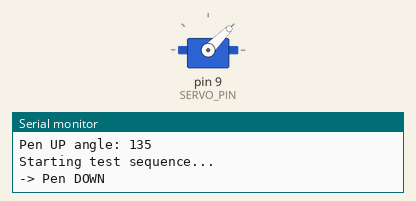
Simulated run of this sketch. Board: Arduino Uno, built with avr-gcc and run on an emulated ATmega328P. On the bench: servo, the last lines printed to the serial monitor.

Above: at 1.1 s.
At 3.3 s:
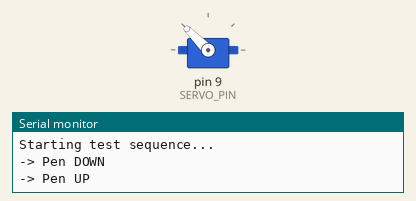
At 5.55 s:
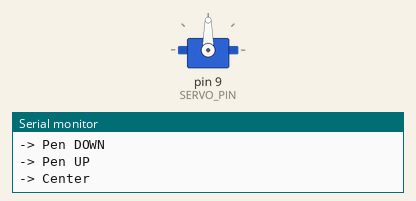
Timing chart, 0 to 6.9 s (numbered marks = the images above):
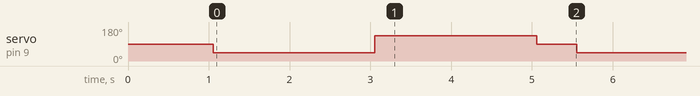

The sketch:

servo-test.ino
```cpp
/*
  SERVO MOTOR TEST SKETCH

  Tests MG90S servo motor for pen lift mechanism
  Moves servo through full range (up/down for pen control)

  Pin Configuration:
  - Servo signal: Arduino pin 9 (PWM-capable)
  - Servo power: 5V from Arduino
  - Servo ground: Arduino GND

  Wiring:
  - Servo Red (power) → Arduino 5V pin
  - Servo Black (ground) → Arduino GND pin
  - Servo Yellow (signal) → Arduino pin 9

  Expected Behavior:
  - Servo moves to 45° (pen DOWN)
  - Pauses 2 seconds
  - Servo moves to 135° (pen UP)
  - Pauses 2 seconds
  - Repeat
*/

#include <Servo.h>

// Servo object
Servo penServo;

// Pin definition (PWM-capable pin)
#define SERVO_PIN 9

// Servo angle definitions (adjust based on your setup)
#define PEN_DOWN 45    // Servo angle when pen touches paper
#define PEN_UP 135     // Servo angle when pen is lifted
#define PEN_CENTER 90  // Neutral position

// Timing
#define HOLD_TIME 2000 // Milliseconds to hold each position

void setup() {
  // Initialize serial for debugging
  Serial.begin(9600);

  // Attach servo to pin
  penServo.attach(SERVO_PIN);

  // Start at center position
  penServo.write(PEN_CENTER);

  Serial.println("=== SERVO MOTOR TEST ===");
  Serial.println("Servo attached to pin 9");
  Serial.print("Pen DOWN angle: ");
  Serial.println(PEN_DOWN);
  Serial.print("Pen UP angle: ");
  Serial.println(PEN_UP);
  Serial.println("Starting test sequence...\n");

  delay(1000);
}

void loop() {
  // Move pen DOWN
  Serial.println("-> Pen DOWN");
  penServo.write(PEN_DOWN);
  delay(HOLD_TIME);

  // Move pen UP
  Serial.println("-> Pen UP");
  penServo.write(PEN_UP);
  delay(HOLD_TIME);

  // Optional: return to center
  Serial.println("-> Center");
  penServo.write(PEN_CENTER);
  delay(500);
}

/*
  Alternate functions for more complex control
*/

// Move servo to specific angle
void moveServo(int angle) {
  if (angle < 0) angle = 0;
  if (angle > 180) angle = 180;

  penServo.write(angle);

  Serial.print("Servo at ");
  Serial.print(angle);
  Serial.println("°");
}

// Sweep servo smoothly
void sweepServo(int start, int end, int step, int delayMs) {
  if (start < end) {
    for (int angle = start; angle <= end; angle += step) {
      penServo.write(angle);
      delay(delayMs);
    }
  } else {
    for (int angle = start; angle >= end; angle -= step) {
      penServo.write(angle);
      delay(delayMs);
    }
  }
}

// Detach servo (reduce power consumption)
void detachServo() {
  penServo.detach();
  Serial.println("Servo detached");
}

// Re-attach servo
void reattachServo() {
  penServo.attach(SERVO_PIN);
  Serial.println("Servo reattached");
}
```

Measured:
- by itself, servo on pin 9 (SERVO_PIN): repeats every 4.5 s: 135° 2.0 s, 90° 0.50 s, 45° 2.0 s
